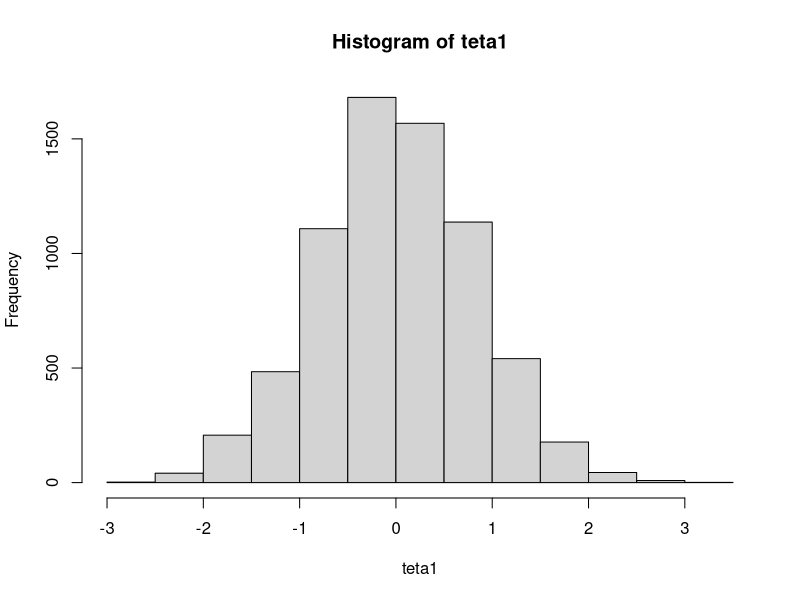
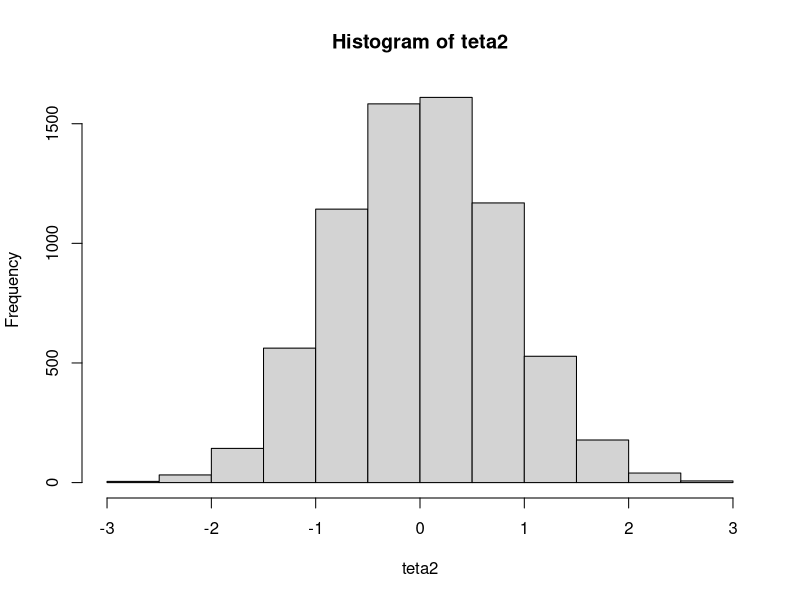
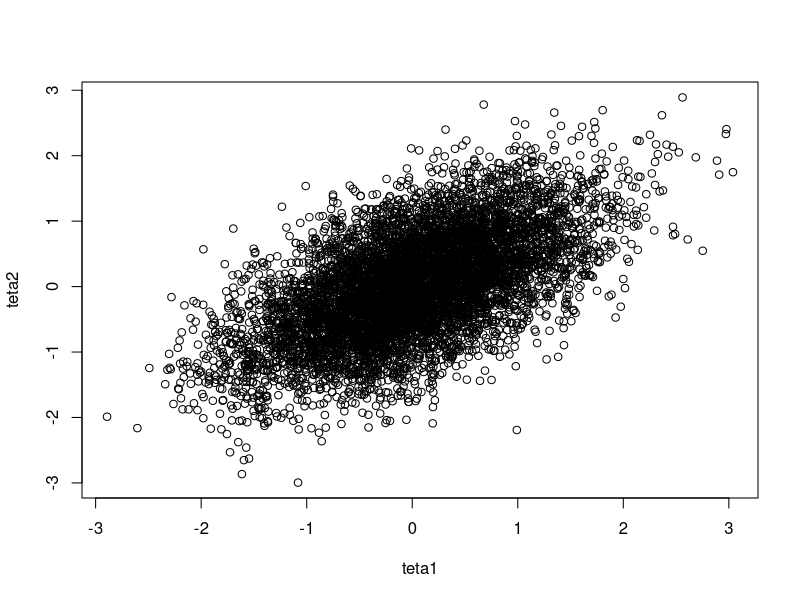
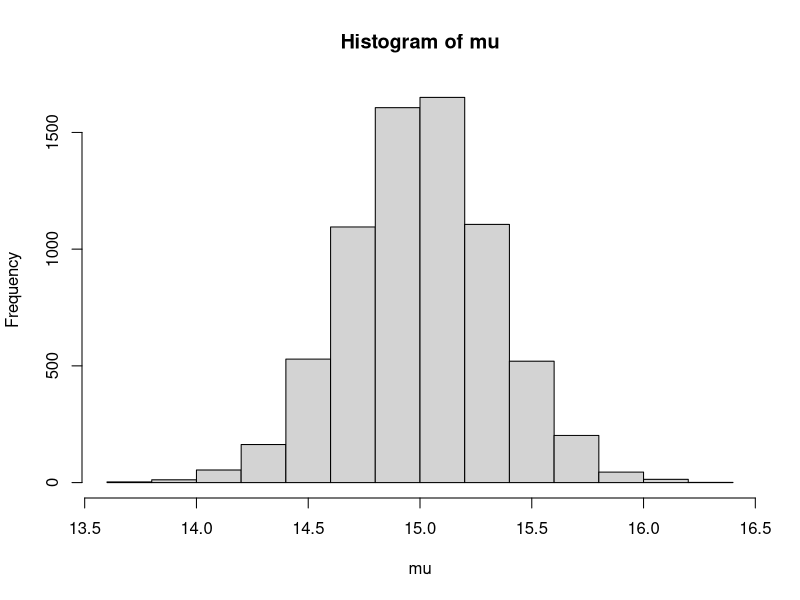
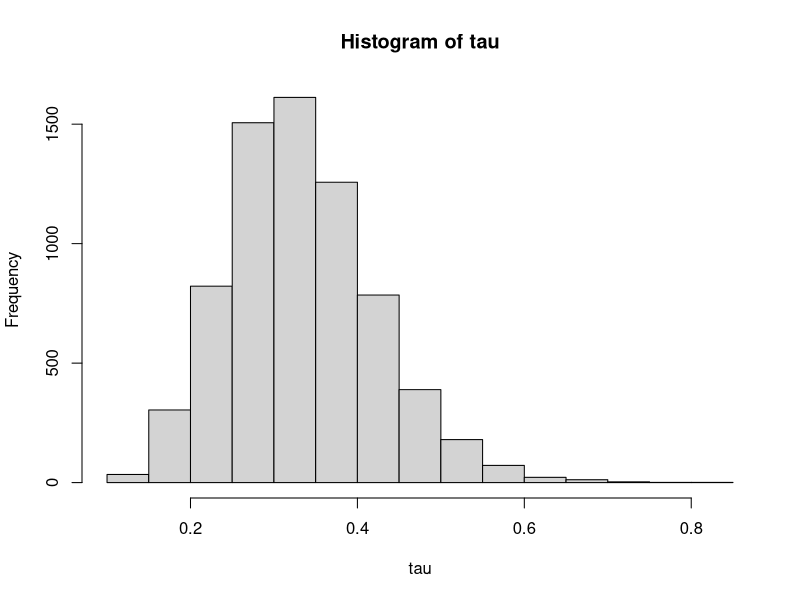
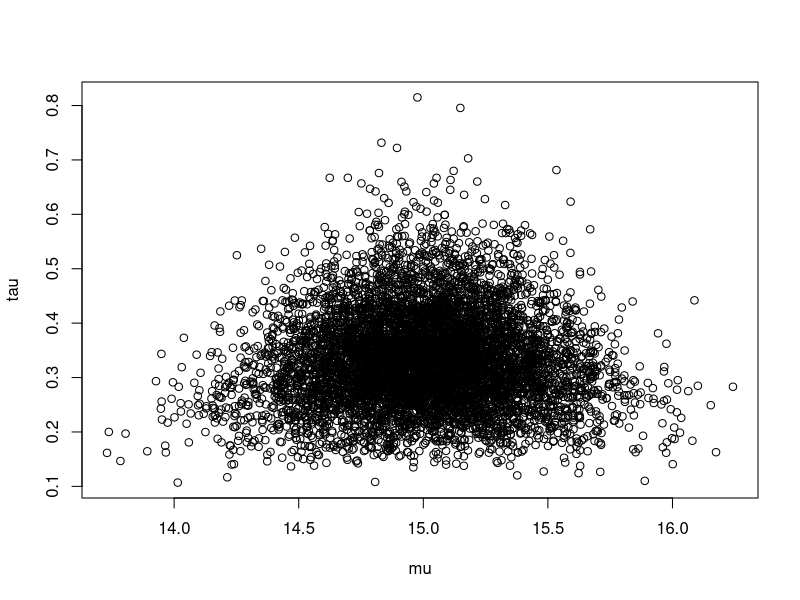

The R script that drew these images, in order:
## ---- chunk 1
#inicijalizacija parametara uslovnih raspodela
ro <- 0.6
#S - koliko prvih elemenata odbacujemo
S <- 3000
#inic niza
teta1 <- teta2 <- rep(NA, 10000)
# incijalizacija pocetka (ne preterano bitna zbog prirode algoritma)
teta2[1] <- teta1[1] <- 1;

for(i in 2:10000){
  #uslovna f(teta1|teta2)
  teta1[i] <- rnorm(n = 1, mean = ro * teta2[i - 1], sd = 1 - ro * ro)
  #uslovna f(teta2|teta1)
  teta2[i] <- rnorm(n = 1, mean = ro * teta1[i], sd = 1 - ro * ro)
  #stampanje napretka
}
# odbacivanje pocetka
teta1 <- teta1[-(1:S)]
teta2 <- teta2[-(1:S)]

mean(teta1)
mean(teta2)

hist(teta1)
hist(teta2)

plot(teta1, teta2)
## ---- chunk 2
# statistike uzorka
# velicina uzorka
n <- 30
# o?ekivana srednja vrednost uzorka
xs <- 15
# o?ekivana disperzija uzorka
s2 <- 3

#inicijalizacija nizova
mu <- tau <- rep(NA, 10000)
# pocetni deo koji odbacujemo
S <- 3000
# incijalizacija
tau[1] <- 1
for(i in 2:10000) {
  #racunanje uslovne raspodele f(mu|tau)
  mu[i] <- rnorm(n = 1, mean = xs, sd = sqrt(1 / (n * tau[i - 1])))
  #f(tau|mu)
  tau[i] <- rgamma(n = 1, shape = n / 2, scale = 2 / ((n - 1) * s2 + n * (mu[i] - xs)^2))
}
# odbacivanje pocetaka
mu <- mu[-(1:S)]
tau <- tau[-(1:S)]

mean(mu)
mean(tau)

hist(mu)
hist(tau)

plot(mu, tau)
